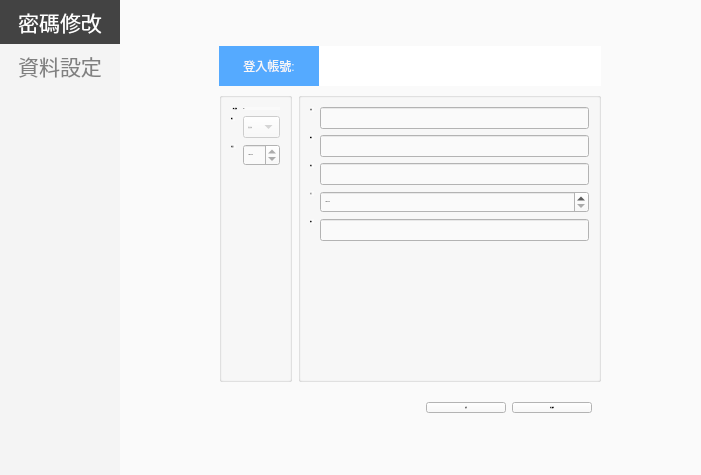
<?xml version="1.0" encoding="UTF-8"?>
<ui version="4.0">
 <class>StageAccount</class>
 <widget class="QWidget" name="StageAccount">
  <property name="geometry">
   <rect>
    <x>0</x>
    <y>0</y>
    <width>701</width>
    <height>475</height>
   </rect>
  </property>
  <property name="windowTitle">
   <string>Form</string>
  </property>
  <layout class="QGridLayout" name="gridLayout">
   <property name="leftMargin">
    <number>0</number>
   </property>
   <property name="topMargin">
    <number>0</number>
   </property>
   <property name="rightMargin">
    <number>0</number>
   </property>
   <property name="bottomMargin">
    <number>0</number>
   </property>
   <property name="spacing">
    <number>0</number>
   </property>
   <item row="0" column="0">
    <widget class="QWidget" name="wBg" native="true">
     <layout class="QHBoxLayout" name="horizontalLayout_4">
      <property name="spacing">
       <number>0</number>
      </property>
      <property name="leftMargin">
       <number>0</number>
      </property>
      <property name="topMargin">
       <number>0</number>
      </property>
      <property name="rightMargin">
       <number>0</number>
      </property>
      <property name="bottomMargin">
       <number>0</number>
      </property>
      <item>
       <widget class="QWidget" name="wMenu" native="true">
        <property name="minimumSize">
         <size>
          <width>120</width>
          <height>0</height>
         </size>
        </property>
        <property name="maximumSize">
         <size>
          <width>120</width>
          <height>16777215</height>
         </size>
        </property>
        <property name="font">
         <font>
          <pointsize>16</pointsize>
         </font>
        </property>
        <property name="styleSheet">
         <string notr="true">QWidget#wMenu{
background-color: rgb(244, 244, 244);

}

QPushButton { 
	border:none; 
	background-color: rgba(255, 255, 255,0);
	font: 700 20px &quot;Microsoft JhengHei UI&quot;; 
    min-width: 4em; 
    min-height:1.2em; 
	padding: 6px; 
	color: gray;
border-radius:0px;
	}

QPushButton:hover 
{ 
background-color: rgb(198, 200, 223); 
border-style: outset; 
border-width: 2px; 
font: 800 22px &quot;Microsoft JhengHei UI&quot;; 
}
QPushButton:pressed { 
border-style: outset; 
border-width: 0px; 
background-color: rgb(67, 67, 67);
}
 QPushButton:checked { 
color:rgb(255,255,255);
background-color: rgb(67, 67, 67);
border-style: outset; 
border-width: 0px; 
}</string>
        </property>
        <layout class="QVBoxLayout" name="verticalLayout_2">
         <property name="spacing">
          <number>0</number>
         </property>
         <property name="leftMargin">
          <number>0</number>
         </property>
         <property name="topMargin">
          <number>0</number>
         </property>
         <property name="rightMargin">
          <number>0</number>
         </property>
         <property name="bottomMargin">
          <number>0</number>
         </property>
         <item>
          <widget class="QPushButton" name="btn0">
           <property name="sizePolicy">
            <sizepolicy hsizetype="Minimum" vsizetype="Minimum">
             <horstretch>0</horstretch>
             <verstretch>0</verstretch>
            </sizepolicy>
           </property>
           <property name="text">
            <string>密碼修改</string>
           </property>
           <property name="checkable">
            <bool>true</bool>
           </property>
           <property name="checked">
            <bool>true</bool>
           </property>
           <property name="flat">
            <bool>true</bool>
           </property>
          </widget>
         </item>
         <item>
          <widget class="QPushButton" name="btn1">
           <property name="sizePolicy">
            <sizepolicy hsizetype="Minimum" vsizetype="Minimum">
             <horstretch>0</horstretch>
             <verstretch>0</verstretch>
            </sizepolicy>
           </property>
           <property name="text">
            <string>資料設定</string>
           </property>
           <property name="checkable">
            <bool>true</bool>
           </property>
           <property name="flat">
            <bool>true</bool>
           </property>
          </widget>
         </item>
         <item>
          <spacer name="verticalSpacer_3">
           <property name="orientation">
            <enum>Qt::Vertical</enum>
           </property>
           <property name="sizeHint" stdset="0">
            <size>
             <width>20</width>
             <height>288</height>
            </size>
           </property>
          </spacer>
         </item>
        </layout>
       </widget>
      </item>
      <item>
       <widget class="QWidget" name="widget_6" native="true">
        <layout class="QGridLayout" name="gridLayout_7">
         <property name="leftMargin">
          <number>0</number>
         </property>
         <property name="topMargin">
          <number>0</number>
         </property>
         <property name="rightMargin">
          <number>0</number>
         </property>
         <property name="bottomMargin">
          <number>0</number>
         </property>
         <item row="0" column="0">
          <widget class="QStackedWidget" name="stackedWidget">
           <property name="font">
            <font>
             <pointsize>14</pointsize>
            </font>
           </property>
           <property name="styleSheet">
            <string notr="true">
background-color: rgb(250, 250, 250);</string>
           </property>
           <property name="currentIndex">
            <number>1</number>
           </property>
           <widget class="QWidget" name="page0">
            <property name="font">
             <font>
              <pointsize>14</pointsize>
             </font>
            </property>
            <layout class="QGridLayout" name="gridLayout_2">
             <item row="0" column="0">
              <widget class="QWidget" name="widget" native="true">
               <property name="minimumSize">
                <size>
                 <width>300</width>
                 <height>200</height>
                </size>
               </property>
               <property name="maximumSize">
                <size>
                 <width>300</width>
                 <height>200</height>
                </size>
               </property>
               <property name="font">
                <font>
                 <pointsize>14</pointsize>
                </font>
               </property>
               <layout class="QGridLayout" name="gridLayout_3">
                <item row="1" column="1">
                 <widget class="QPushButton" name="btnPassword">
                  <property name="font">
                   <font>
                    <pointsize>14</pointsize>
                   </font>
                  </property>
                  <property name="focusPolicy">
                   <enum>Qt::NoFocus</enum>
                  </property>
                  <property name="text">
                   <string>確認修改</string>
                  </property>
                 </widget>
                </item>
                <item row="1" column="0">
                 <spacer name="horizontalSpacer">
                  <property name="orientation">
                   <enum>Qt::Horizontal</enum>
                  </property>
                  <property name="sizeHint" stdset="0">
                   <size>
                    <width>40</width>
                    <height>20</height>
                   </size>
                  </property>
                 </spacer>
                </item>
                <item row="0" column="0" colspan="2">
                 <widget class="QWidget" name="widget_2" native="true">
                  <property name="font">
                   <font>
                    <pointsize>14</pointsize>
                   </font>
                  </property>
                  <layout class="QFormLayout" name="formLayout">
                   <item row="0" column="0">
                    <widget class="QLabel" name="label">
                     <property name="font">
                      <font>
                       <pointsize>14</pointsize>
                      </font>
                     </property>
                     <property name="text">
                      <string>目前密碼:</string>
                     </property>
                    </widget>
                   </item>
                   <item row="0" column="1">
                    <widget class="QLineEdit" name="txPass">
                     <property name="font">
                      <font>
                       <pointsize>14</pointsize>
                      </font>
                     </property>
                    </widget>
                   </item>
                   <item row="1" column="0">
                    <widget class="QLabel" name="label_2">
                     <property name="font">
                      <font>
                       <pointsize>14</pointsize>
                      </font>
                     </property>
                     <property name="text">
                      <string>新密碼:</string>
                     </property>
                    </widget>
                   </item>
                   <item row="1" column="1">
                    <widget class="QLineEdit" name="txNewPass">
                     <property name="font">
                      <font>
                       <pointsize>14</pointsize>
                      </font>
                     </property>
                    </widget>
                   </item>
                   <item row="2" column="0">
                    <widget class="QLabel" name="label_3">
                     <property name="font">
                      <font>
                       <pointsize>14</pointsize>
                      </font>
                     </property>
                     <property name="text">
                      <string>新密碼確認:</string>
                     </property>
                    </widget>
                   </item>
                   <item row="2" column="1">
                    <widget class="QLineEdit" name="txNewPass2">
                     <property name="font">
                      <font>
                       <pointsize>14</pointsize>
                      </font>
                     </property>
                    </widget>
                   </item>
                   <item row="3" column="0" colspan="2">
                    <widget class="QLabel" name="label_4">
                     <property name="font">
                      <font>
                       <pointsize>18</pointsize>
                      </font>
                     </property>
                     <property name="styleSheet">
                      <string notr="true">color: rgb(255, 0, 0);</string>
                     </property>
                     <property name="text">
                      <string/>
                     </property>
                     <property name="alignment">
                      <set>Qt::AlignCenter</set>
                     </property>
                    </widget>
                   </item>
                  </layout>
                 </widget>
                </item>
               </layout>
              </widget>
             </item>
            </layout>
           </widget>
           <widget class="QWidget" name="page1">
            <layout class="QGridLayout" name="gridLayout_5">
             <property name="leftMargin">
              <number>0</number>
             </property>
             <property name="topMargin">
              <number>0</number>
             </property>
             <property name="rightMargin">
              <number>0</number>
             </property>
             <property name="bottomMargin">
              <number>0</number>
             </property>
             <property name="spacing">
              <number>0</number>
             </property>
             <item row="0" column="0">
              <widget class="QWidget" name="wBg_2" native="true">
               <property name="styleSheet">
                <string notr="true">font: 14px &quot;Microsoft JhengHei UI&quot;;</string>
               </property>
               <layout class="QGridLayout" name="gridLayout_4">
                <property name="leftMargin">
                 <number>40</number>
                </property>
                <property name="topMargin">
                 <number>20</number>
                </property>
                <property name="rightMargin">
                 <number>40</number>
                </property>
                <property name="bottomMargin">
                 <number>20</number>
                </property>
                <property name="spacing">
                 <number>20</number>
                </property>
                <item row="1" column="0">
                 <widget class="QWidget" name="widget_5" native="true">
                  <property name="minimumSize">
                   <size>
                    <width>400</width>
                    <height>400</height>
                   </size>
                  </property>
                  <property name="maximumSize">
                   <size>
                    <width>400</width>
                    <height>400</height>
                   </size>
                  </property>
                  <property name="font">
                   <font>
                    <pointsize>-1</pointsize>
                    <italic>false</italic>
                    <bold>false</bold>
                   </font>
                  </property>
                  <property name="styleSheet">
                   <string notr="true"/>
                  </property>
                  <layout class="QGridLayout" name="gridLayout_6">
                   <item row="2" column="0" colspan="2">
                    <widget class="QWidget" name="widget_3" native="true">
                     <property name="maximumSize">
                      <size>
                       <width>16777215</width>
                       <height>40</height>
                      </size>
                     </property>
                     <layout class="QHBoxLayout" name="horizontalLayout">
                      <item>
                       <spacer name="horizontalSpacer_2">
                        <property name="orientation">
                         <enum>Qt::Horizontal</enum>
                        </property>
                        <property name="sizeHint" stdset="0">
                         <size>
                          <width>40</width>
                          <height>20</height>
                         </size>
                        </property>
                       </spacer>
                      </item>
                      <item>
                       <widget class="QPushButton" name="btnCancel">
                        <property name="text">
                         <string>取消</string>
                        </property>
                       </widget>
                      </item>
                      <item>
                       <widget class="QPushButton" name="btnEdit">
                        <property name="font">
                         <font>
                          <pointsize>-1</pointsize>
                          <italic>false</italic>
                          <bold>false</bold>
                         </font>
                        </property>
                        <property name="text">
                         <string>確定編輯</string>
                        </property>
                       </widget>
                      </item>
                     </layout>
                    </widget>
                   </item>
                   <item row="1" column="1">
                    <widget class="QGroupBox" name="groupBox_2">
                     <property name="font">
                      <font>
                       <pointsize>-1</pointsize>
                       <italic>false</italic>
                       <bold>false</bold>
                      </font>
                     </property>
                     <property name="title">
                      <string/>
                     </property>
                     <layout class="QFormLayout" name="formLayout_3">
                      <item row="0" column="0">
                       <widget class="QLabel" name="label_6">
                        <property name="text">
                         <string>名稱:</string>
                        </property>
                       </widget>
                      </item>
                      <item row="0" column="1">
                       <widget class="QLineEdit" name="txName">
                        <property name="font">
                         <font>
                          <pointsize>-1</pointsize>
                          <italic>false</italic>
                          <bold>false</bold>
                         </font>
                        </property>
                       </widget>
                      </item>
                      <item row="1" column="0">
                       <widget class="QLabel" name="label_11">
                        <property name="text">
                         <string>電話:</string>
                        </property>
                       </widget>
                      </item>
                      <item row="1" column="1">
                       <widget class="QLineEdit" name="txTel"/>
                      </item>
                      <item row="2" column="0">
                       <widget class="QLabel" name="label_12">
                        <property name="text">
                         <string>信箱:</string>
                        </property>
                       </widget>
                      </item>
                      <item row="2" column="1">
                       <widget class="QLineEdit" name="txEmail"/>
                      </item>
                      <item row="3" column="0">
                       <widget class="QLabel" name="label_9">
                        <property name="text">
                         <string>生日:</string>
                        </property>
                       </widget>
                      </item>
                      <item row="3" column="1">
                       <widget class="QDateEdit" name="dateBirty"/>
                      </item>
                      <item row="4" column="0">
                       <widget class="QLabel" name="label_13">
                        <property name="text">
                         <string>備註:</string>
                        </property>
                       </widget>
                      </item>
                      <item row="4" column="1">
                       <widget class="QLineEdit" name="txNote">
                        <property name="font">
                         <font>
                          <pointsize>-1</pointsize>
                          <italic>false</italic>
                          <bold>false</bold>
                         </font>
                        </property>
                       </widget>
                      </item>
                     </layout>
                    </widget>
                   </item>
                   <item row="1" column="0">
                    <widget class="QGroupBox" name="groupBox">
                     <property name="font">
                      <font>
                       <pointsize>-1</pointsize>
                       <italic>false</italic>
                       <bold>false</bold>
                      </font>
                     </property>
                     <property name="title">
                      <string/>
                     </property>
                     <layout class="QFormLayout" name="formLayout_2">
                      <item row="0" column="0">
                       <widget class="QLabel" name="label_8">
                        <property name="text">
                         <string>員工編號:</string>
                        </property>
                        <property name="alignment">
                         <set>Qt::AlignRight|Qt::AlignTrailing|Qt::AlignVCenter</set>
                        </property>
                       </widget>
                      </item>
                      <item row="0" column="1">
                       <widget class="QLabel" name="lbCid">
                        <property name="text">
                         <string>Cid</string>
                        </property>
                       </widget>
                      </item>
                      <item row="1" column="0">
                       <widget class="QLabel" name="label_10">
                        <property name="text">
                         <string>權限:</string>
                        </property>
                       </widget>
                      </item>
                      <item row="1" column="1">
                       <widget class="QComboBox" name="cbType">
                        <property name="enabled">
                         <bool>false</bool>
                        </property>
                        <property name="font">
                         <font>
                          <pointsize>-1</pointsize>
                          <italic>false</italic>
                          <bold>false</bold>
                         </font>
                        </property>
                        <property name="insertPolicy">
                         <enum>QComboBox::InsertAtBottom</enum>
                        </property>
                        <property name="sizeAdjustPolicy">
                         <enum>QComboBox::AdjustToContentsOnFirstShow</enum>
                        </property>
                        <item>
                         <property name="text">
                          <string>客服專員</string>
                         </property>
                        </item>
                        <item>
                         <property name="text">
                          <string>儲值專員</string>
                         </property>
                        </item>
                        <item>
                         <property name="text">
                          <string>主管</string>
                         </property>
                        </item>
                        <item>
                         <property name="text">
                          <string>會計</string>
                         </property>
                        </item>
                        <item>
                         <property name="text">
                          <string>系統管理員</string>
                         </property>
                        </item>
                       </widget>
                      </item>
                      <item row="2" column="0">
                       <widget class="QLabel" name="label_7">
                        <property name="text">
                         <string>到職日:</string>
                        </property>
                       </widget>
                      </item>
                      <item row="2" column="1">
                       <widget class="QDateEdit" name="dateStart">
                        <property name="font">
                         <font>
                          <pointsize>-1</pointsize>
                          <italic>false</italic>
                          <bold>false</bold>
                         </font>
                        </property>
                        <property name="readOnly">
                         <bool>true</bool>
                        </property>
                       </widget>
                      </item>
                     </layout>
                    </widget>
                   </item>
                   <item row="0" column="0" colspan="2">
                    <widget class="QWidget" name="widget_4" native="true">
                     <property name="sizePolicy">
                      <sizepolicy hsizetype="Preferred" vsizetype="Fixed">
                       <horstretch>0</horstretch>
                       <verstretch>0</verstretch>
                      </sizepolicy>
                     </property>
                     <property name="minimumSize">
                      <size>
                       <width>0</width>
                       <height>40</height>
                      </size>
                     </property>
                     <property name="styleSheet">
                      <string notr="true">background-color: rgb(255, 255, 255);</string>
                     </property>
                     <layout class="QHBoxLayout" name="horizontalLayout_2">
                      <property name="leftMargin">
                       <number>0</number>
                      </property>
                      <property name="topMargin">
                       <number>0</number>
                      </property>
                      <property name="rightMargin">
                       <number>0</number>
                      </property>
                      <property name="bottomMargin">
                       <number>0</number>
                      </property>
                      <item>
                       <widget class="QLabel" name="label_14">
                        <property name="minimumSize">
                         <size>
                          <width>100</width>
                          <height>0</height>
                         </size>
                        </property>
                        <property name="styleSheet">
                         <string notr="true">background-color: rgb(85, 170, 255);
color: rgb(247, 247, 247);</string>
                        </property>
                        <property name="text">
                         <string>登入帳號:</string>
                        </property>
                        <property name="alignment">
                         <set>Qt::AlignCenter</set>
                        </property>
                       </widget>
                      </item>
                      <item>
                       <widget class="QLabel" name="label_15">
                        <property name="text">
                         <string/>
                        </property>
                        <property name="alignment">
                         <set>Qt::AlignRight|Qt::AlignTrailing|Qt::AlignVCenter</set>
                        </property>
                       </widget>
                      </item>
                      <item>
                       <widget class="QLineEdit" name="txId">
                        <property name="sizePolicy">
                         <sizepolicy hsizetype="Expanding" vsizetype="Expanding">
                          <horstretch>0</horstretch>
                          <verstretch>0</verstretch>
                         </sizepolicy>
                        </property>
                        <property name="font">
                         <font>
                          <pointsize>-1</pointsize>
                          <italic>false</italic>
                          <bold>false</bold>
                          <underline>false</underline>
                         </font>
                        </property>
                        <property name="styleSheet">
                         <string notr="true">border:0pt;</string>
                        </property>
                        <property name="alignment">
                         <set>Qt::AlignCenter</set>
                        </property>
                        <property name="readOnly">
                         <bool>true</bool>
                        </property>
                        <property name="cursorMoveStyle">
                         <enum>Qt::LogicalMoveStyle</enum>
                        </property>
                       </widget>
                      </item>
                      <item>
                       <spacer name="horizontalSpacer_3">
                        <property name="orientation">
                         <enum>Qt::Horizontal</enum>
                        </property>
                        <property name="sizeHint" stdset="0">
                         <size>
                          <width>40</width>
                          <height>20</height>
                         </size>
                        </property>
                       </spacer>
                      </item>
                     </layout>
                    </widget>
                   </item>
                  </layout>
                 </widget>
                </item>
               </layout>
              </widget>
             </item>
            </layout>
           </widget>
          </widget>
         </item>
        </layout>
       </widget>
      </item>
     </layout>
    </widget>
   </item>
  </layout>
 </widget>
 <resources/>
 <connections/>
</ui>
